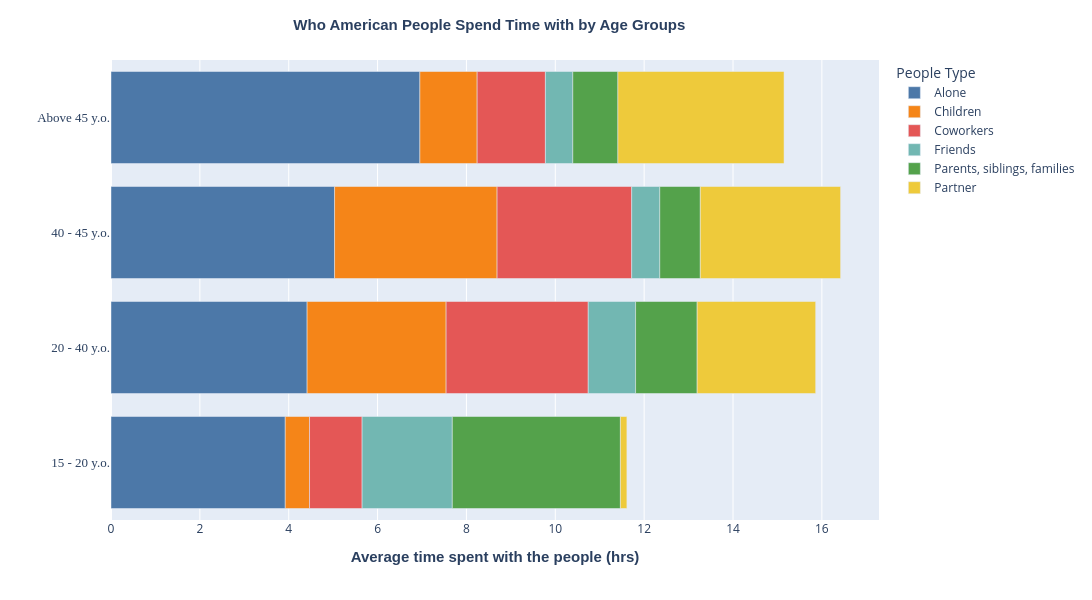

The cell this chart's notebook holds for it:
### Code cell
# Try stacked bar chart with Plotly: Plotly take in wide-format, not just long format
# print(df1_agegrp_long.head(20))

the_df = df1_agegrp_long.drop(['Entity','Code','Year','Time mins'], axis=1)
# print(the_df.head(50))

# first need to aggregate data
oh = the_df.groupby(['Age Group','People Type']).mean().reset_index()

fig = px.bar(oh, x='Time hrs', y='Age Group', color='People Type',
             color_discrete_sequence=px.colors.qualitative.T10,
             custom_data = ['People Type'])

fig.update_layout(
    width = 1100,
    height=600,
    xaxis_title={
        'text': '<b>Average time spent with the people (hrs)</b>',
        'font': {'size': 15, 'family': 'Arial'}
    },
    yaxis_title='',
    title={'text':'<b>Who American People Spend Time with by Age Groups </b>',
                'font':{'size': 15, 'family': 'Arial'}
    },
    yaxis={'tickfont':{'size': 13, 'family': 'Arial Black'}},  # to bold yaxis label, use 'font name'+ Black as family in tickfont dict
    title_x=0.45, #ceneter the title to the middle, title_x btw 0 and 1
) # to bold font, use <b> </b> like HTML)

fig.update_traces(
    hovertemplate = '<i>With <b>%{customdata[0]}</b></i>'+'<br><b>%{x:.2f} hrs</b><br><extra></extra>'
)
# fig.show()
pio.show(fig)

### Figure 1 — Plotly figure (JSON) as saved in the notebook; plotly's stock layout.template omitted (floating-point values rounded to 4 significant figures)
{"data": [{"alignmentgroup": "True", "customdata": [["Alone"], ["Alone"], ["Alone"], ["Alone"]], "hovertemplate": "<i>With <b>%{customdata[0]}</b></i><br><b>%{x:.2f} hrs</b><br><extra></extra>", "legendgroup": "Alone", "marker": {"color": "#4C78A8", "pattern": {"shape": ""}}, "name": "Alone", "offsetgroup": "Alone", "orientation": "h", "showlegend": true, "textposition": "auto", "x": [3.922, 4.414, 5.033, 6.952], "xaxis": "x", "y": ["15 - 20 y.o.", "20 - 40 y.o.", "40 - 45 y.o.", "Above 45 y.o."], "yaxis": "y", "type": "bar"}, {"alignmentgroup": "True", "customdata": [["Children"], ["Children"], ["Children"], ["Children"]], "hovertemplate": "<i>With <b>%{customdata[0]}</b></i><br><b>%{x:.2f} hrs</b><br><extra></extra>", "legendgroup": "Children", "marker": {"color": "#F58518", "pattern": {"shape": ""}}, "name": "Children", "offsetgroup": "Children", "orientation": "h", "showlegend": true, "textposition": "auto", "x": [0.5462, 3.128, 3.657, 1.289], "xaxis": "x", "y": ["15 - 20 y.o.", "20 - 40 y.o.", "40 - 45 y.o.", "Above 45 y.o."], "yaxis": "y", "type": "bar"}, {"alignmentgroup": "True", "customdata": [["Coworkers"], ["Coworkers"], ["Coworkers"], ["Coworkers"]], "hovertemplate": "<i>With <b>%{customdata[0]}</b></i><br><b>%{x:.2f} hrs</b><br><extra></extra>", "legendgroup": "Coworkers", "marker": {"color": "#E45756", "pattern": {"shape": ""}}, "name": "Coworkers", "offsetgroup": "Coworkers", "orientation": "h", "showlegend": true, "textposition": "auto", "x": [1.184, 3.199, 3.03, 1.537], "xaxis": "x", "y": ["15 - 20 y.o.", "20 - 40 y.o.", "40 - 45 y.o.", "Above 45 y.o."], "yaxis": "y", "type": "bar"}, {"alignmentgroup": "True", "customdata": [["Friends"], ["Friends"], ["Friends"], ["Friends"]], "hovertemplate": "<i>With <b>%{customdata[0]}</b></i><br><b>%{x:.2f} hrs</b><br><extra></extra>", "legendgroup": "Friends", "marker": {"color": "#72B7B2", "pattern": {"shape": ""}}, "name": "Friends", "offsetgroup": "Friends", "orientation": "h", "showlegend": true, "textposition": "auto", "x": [2.03, 1.065, 0.6324, 0.6163], "xaxis": "x", "y": ["15 - 20 y.o.", "20 - 40 y.o.", "40 - 45 y.o.", "Above 45 y.o."], "yaxis": "y", "type": "bar"}, {"alignmentgroup": "True", "customdata": [["Parents, siblings, families"], ["Parents, siblings, families"], ["Parents, siblings, families"], ["Parents, siblings, families"]], "hovertemplate": "<i>With <b>%{customdata[0]}</b></i><br><b>%{x:.2f} hrs</b><br><extra></extra>", "legendgroup": "Parents, siblings, families", "marker": {"color": "#54A24B", "pattern": {"shape": ""}}, "name": "Parents, siblings, families", "offsetgroup": "Parents, siblings, families", "orientation": "h", "showlegend": true, "textposition": "auto", "x": [3.783, 1.386, 0.9126, 1.015], "xaxis": "x", "y": ["15 - 20 y.o.", "20 - 40 y.o.", "40 - 45 y.o.", "Above 45 y.o."], "yaxis": "y", "type": "bar"}, {"alignmentgroup": "True", "customdata": [["Partner"], ["Partner"], ["Partner"], ["Partner"]], "hovertemplate": "<i>With <b>%{customdata[0]}</b></i><br><b>%{x:.2f} hrs</b><br><extra></extra>", "legendgroup": "Partner", "marker": {"color": "#EECA3B", "pattern": {"shape": ""}}, "name": "Partner", "offsetgroup": "Partner", "orientation": "h", "showlegend": true, "textposition": "auto", "x": [0.146, 2.668, 3.157, 3.74], "xaxis": "x", "y": ["15 - 20 y.o.", "20 - 40 y.o.", "40 - 45 y.o.", "Above 45 y.o."], "yaxis": "y", "type": "bar"}], "layout": {"xaxis": {"anchor": "y", "domain": [0, 1], "title": {"text": "<b>Average time spent with the people (hrs)</b>", "font": {"size": 15, "family": "Arial"}}}, "yaxis": {"anchor": "x", "domain": [0, 1], "title": {"text": ""}, "tickfont": {"size": 13, "family": "Arial Black"}}, "legend": {"title": {"text": "People Type"}, "tracegroupgap": 0}, "margin": {"t": 60}, "barmode": "relative", "title": {"font": {"size": 15, "family": "Arial"}, "text": "<b>Who American People Spend Time with by Age Groups </b>", "x": 0.45}, "width": 1100, "height": 600}}
